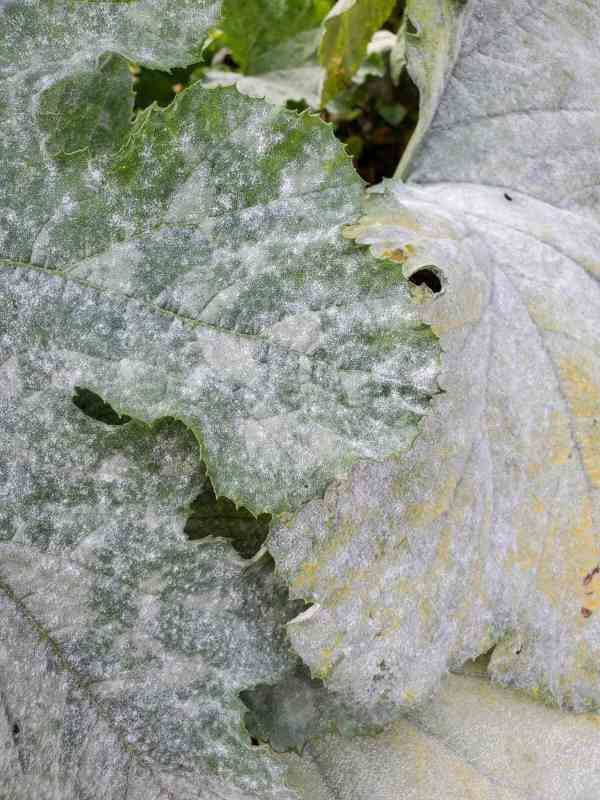
#> input picture dataset/fungal/WhatsApp Image 2026-04-05 at 8.59.22 PM (2).jpeg, 600 x 800 px; its folder holds 3 pictures in this run
$ python train_model.py
#> lines starting #> are read from the running program, lines starting #| are printed output that depends on the picture
import os
import cv2
import numpy as np
from sklearn.model_selection import train_test_split
from sklearn.svm import SVC
import joblib

data = []
labels = []

dataset_path = "dataset"

# Check dataset exists
if not os.path.exists(dataset_path):
    print("Dataset folder not found!")
    exit()

for label in os.listdir(dataset_path):
    folder = os.path.join(dataset_path, label)

    # Skip if not folder
    if not os.path.isdir(folder):
        continue

    for img_name in os.listdir(folder):
        img_path = os.path.join(folder, img_name)

        img = cv2.imread(img_path)
#> img is the input picture: shape (800, 600, 3); mean B, G, R 143.6, 153.5, 149

        # Skip broken images
        if img is None:
            continue

        try:
            img = cv2.resize(img, (64, 64))
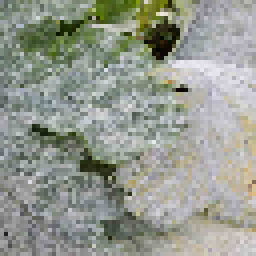
#> img: shape (64, 64, 3) (shown 4 times larger); mean B, G, R 143.5, 153.4, 148.8
            img = img.flatten()
#> img = 12288 values, max 242 at index 3015, min 0 at index 318, mean 148.6

            data.append(img)
            labels.append(label)
        except:
            continue
#> pass 2 of the loop `for label in os.listdir(dataset_path):`:
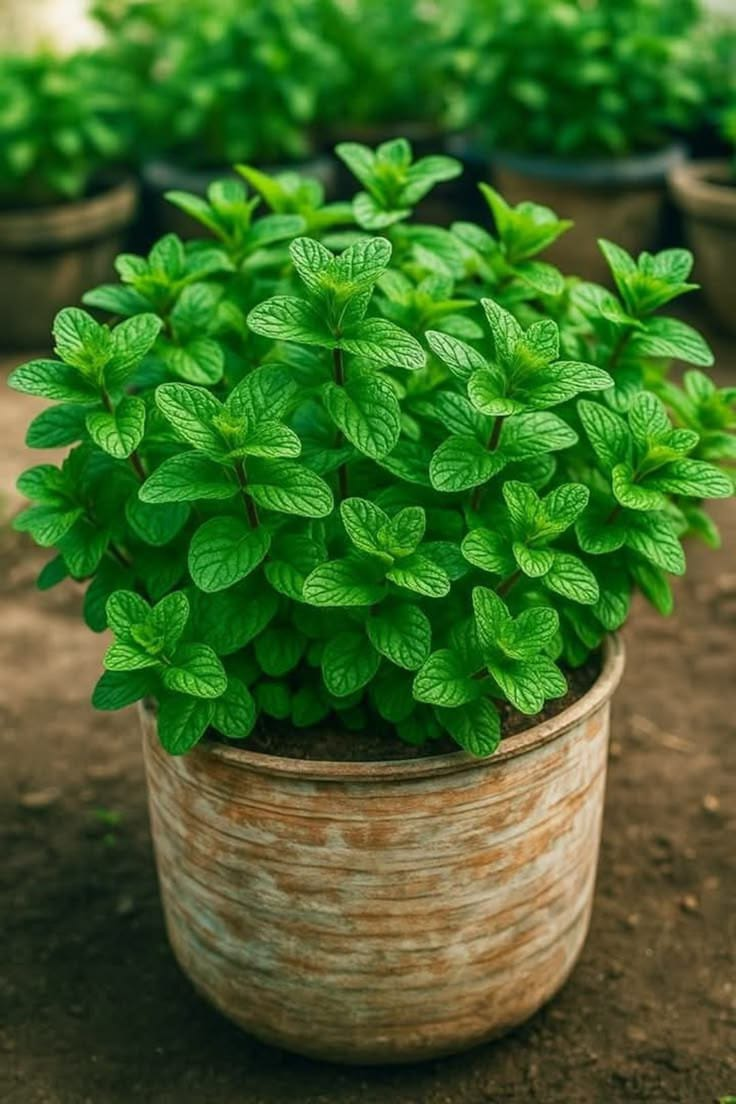
#> input picture dataset/healthy/WhatsApp Image 2026-04-05 at 8.16.56 PM (1).jpeg, 736 x 1104 px
#> img is the input picture: shape (1104, 736, 3); mean B, G, R 40.5, 103.4, 64.4
#> `img = cv2.resize(img, (64, 64))`:
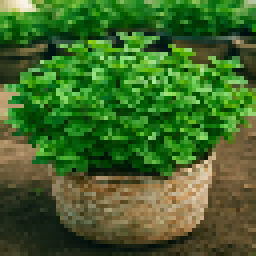
#> img: shape (64, 64, 3) (shown 4 times larger); mean B, G, R 40.6, 103.6, 64.5
#> `img = img.flatten()`: img = 12288 values, max 249 at index 17, min 0 at index 447, mean 69.57

# Convert to numpy
data = np.array(data)
labels = np.array(labels)

# Check if data loaded
if len(data) == 0:
    print("No images found! Check dataset folders.")
    exit()

# Split
X_train, X_test, y_train, y_test = train_test_split(
    data, labels, test_size=0.2, random_state=42
)

# Train model
model = SVC(kernel='linear')
model.fit(X_train, y_train)

# Accuracy
accuracy = model.score(X_test, y_test)
print("Model Accuracy:", accuracy)

# Save model
joblib.dump(model, "leaf_model.pkl")

print("Model saved successfully!")
